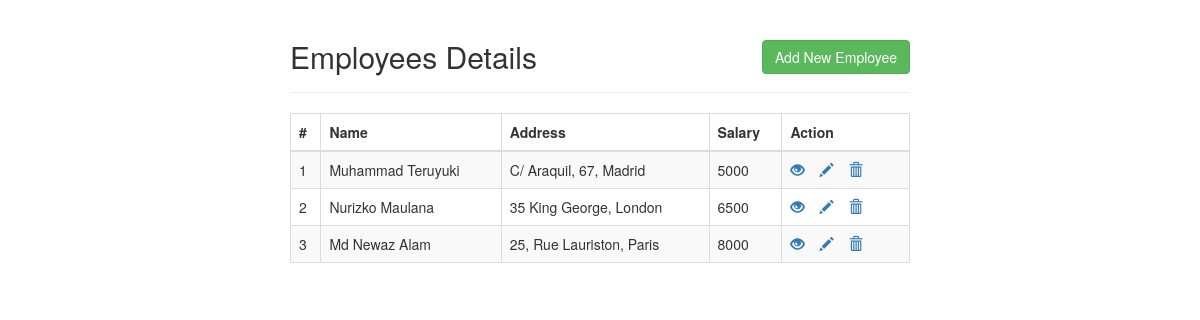
The page / on the database its author committed.
### tables this page shows
CREATE TABLE IF NOT EXISTS `employees` (
  `id` int(11) NOT NULL AUTO_INCREMENT,
  `name` varchar(100) NOT NULL,
  `address` varchar(255) NOT NULL,
  `salary` int(10) NOT NULL,
  PRIMARY KEY (`id`)
);

### index.php (the view, shortened to what this page needs)
<!DOCTYPE html>
<html lang="en">
<head>
    <link rel="stylesheet" href="https://maxcdn.bootstrapcdn.com/bootstrap/3.3.7/css/bootstrap.css">
</head>
<body>
    <div class="wrapper">
        <div class="container-fluid">
            <div class="row">
                <div class="col-md-12">
                    <div class="page-header clearfix">
                        <h2 class="pull-left">Employees Details</h2>
                        <a href="create.php" class="btn btn-success pull-right">Add New Employee</a>
                    </div>
                    <?php
                    require_once "config.php";
                    $sql = "SELECT * FROM employees";
                    if($result = mysqli_query($link, $sql)){
                        if(mysqli_num_rows($result) > 0){
                            echo "<table class='table table-bordered table-striped'>";
                                echo "<thead>";
                                    echo "<tr>";
                                        echo "<th>#</th>";
                                        echo "<th>Name</th>";
                                        echo "<th>Address</th>";
                                        echo "<th>Salary</th>";
                                        echo "<th>Action</th>";
                                    echo "</tr>";
                                echo "</thead>";
                                echo "<tbody>";
                                while($row = mysqli_fetch_array($result)){
                                    echo "<tr>";
                                        echo "<td>" . $row['id'] . "</td>";
                                        echo "<td>" . $row['name'] . "</td>";
                                        echo "<td>" . $row['address'] . "</td>";
                                        echo "<td>" . $row['salary'] . "</td>";
                                        echo "<td>";
                                            echo "<a href='read.php?id=". $row['id'] ."' title='View Record' data-toggle='tooltip'><span class='glyphicon glyphicon-eye-open'></span></a>";
                                            echo "<a href='update.php?id=". $row['id'] ."' title='Update Record' data-toggle='tooltip'><span class='glyphicon glyphicon-pencil'></span></a>";
                                            echo "<a href='delete.php?id=". $row['id'] ."' title='Delete Record' data-toggle='tooltip'><span class='glyphicon glyphicon-trash'></span></a>";
                                        echo "</td>";
                                    echo "</tr>";
                                }
                                echo "</tbody>";
                            echo "</table>";
                        } else{
                            echo "<p class='lead'><em>No records were found.</em></p>";
                        }
                    } else{
                        echo "ERROR: Could not able to execute $sql. " . mysqli_error($link);
                    }
                    ?>
                </div>
            </div>
        </div>
    </div>
</body>
</html>

### index.php (style rules this page uses)
.wrapper { width: 650px; margin: 0 auto; }
.page-header h2 { margin-top: 0; }
table tr td:last-child a { margin-right: 15px; }

### rows shown on the page
employees: id "1", name "Muhammad Teruyuki", address "C/ Araquil, 67, Madrid", salary "5000"
employees: id "2", name "Nurizko Maulana", address "35 King George, London", salary "6500"
employees: id "3", name "Md Newaz Alam", address "25, Rue Lauriston, Paris", salary "8000"
